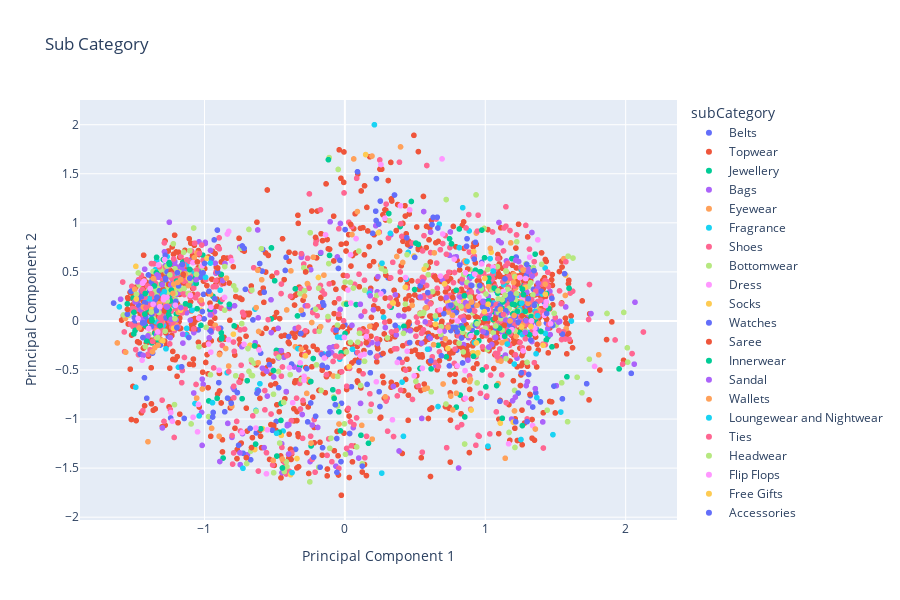

Here is the notebook cell this chart was saved with:
### Code cell
fig = px.scatter(train, x=0, y=1, color="subCategory", title='Sub Category', height=600, labels={
                     "0": "Principal Component 1",
                     "1": "Principal Component 2"})
fig.show()

### Figure 1 — Plotly figure (JSON) as saved in the notebook; plotly's stock layout.template omitted (floating-point values rounded to 4 significant figures; data arrays with more than 128 entries replaced by an {"elided": "..."} marker saying what was removed)
{"data": [{"hovertemplate": "subCategory=Belts<br>Principal Component 1=%{x}<br>Principal Component 2=%{y}<extra></extra>", "legendgroup": "Belts", "marker": {"color": "#636efa", "symbol": "circle"}, "mode": "markers", "name": "Belts", "showlegend": true, "type": "scattergl", "x": {"elided": "610 float values"}, "xaxis": "x", "y": {"elided": "610 float values"}, "yaxis": "y"}, {"hovertemplate": "subCategory=Topwear<br>Principal Component 1=%{x}<br>Principal Component 2=%{y}<extra></extra>", "legendgroup": "Topwear", "marker": {"color": "#EF553B", "symbol": "circle"}, "mode": "markers", "name": "Topwear", "showlegend": true, "type": "scattergl", "x": {"elided": "10041 float values"}, "xaxis": "x", "y": {"elided": "10041 float values"}, "yaxis": "y"}, {"hovertemplate": "subCategory=Jewellery<br>Principal Component 1=%{x}<br>Principal Component 2=%{y}<extra></extra>", "legendgroup": "Jewellery", "marker": {"color": "#00cc96", "symbol": "circle"}, "mode": "markers", "name": "Jewellery", "showlegend": true, "type": "scattergl", "x": {"elided": "620 float values"}, "xaxis": "x", "y": {"elided": "620 float values"}, "yaxis": "y"}, {"hovertemplate": "subCategory=Bags<br>Principal Component 1=%{x}<br>Principal Component 2=%{y}<extra></extra>", "legendgroup": "Bags", "marker": {"color": "#ab63fa", "symbol": "circle"}, "mode": "markers", "name": "Bags", "showlegend": true, "type": "scattergl", "x": {"elided": "2050 float values"}, "xaxis": "x", "y": {"elided": "2050 float values"}, "yaxis": "y"}, {"hovertemplate": "subCategory=Eyewear<br>Principal Component 1=%{x}<br>Principal Component 2=%{y}<extra></extra>", "legendgroup": "Eyewear", "marker": {"color": "#FFA15A", "symbol": "circle"}, "mode": "markers", "name": "Eyewear", "showlegend": true, "type": "scattergl", "x": {"elided": "773 float values"}, "xaxis": "x", "y": {"elided": "773 float values"}, "yaxis": "y"}, {"hovertemplate": "subCategory=Fragrance<br>Principal Component 1=%{x}<br>Principal Component 2=%{y}<extra></extra>", "legendgroup": "Fragrance", "marker": {"color": "#19d3f3", "symbol": "circle"}, "mode": "markers", "name": "Fragrance", "showlegend": true, "type": "scattergl", "x": {"elided": "729 float values"}, "xaxis": "x", "y": {"elided": "729 float values"}, "yaxis": "y"}, {"hovertemplate": "subCategory=Shoes<br>Principal Component 1=%{x}<br>Principal Component 2=%{y}<extra></extra>", "legendgroup": "Shoes", "marker": {"color": "#FF6692", "symbol": "circle"}, "mode": "markers", "name": "Shoes", "showlegend": true, "type": "scattergl", "x": {"elided": "4745 float values"}, "xaxis": "x", "y": {"elided": "4745 float values"}, "yaxis": "y"}, {"hovertemplate": "subCategory=Bottomwear<br>Principal Component 1=%{x}<br>Principal Component 2=%{y}<extra></extra>", "legendgroup": "Bottomwear", "marker": {"color": "#B6E880", "symbol": "circle"}, "mode": "markers", "name": "Bottomwear", "showlegend": true, "type": "scattergl", "x": {"elided": "1865 float values"}, "xaxis": "x", "y": {"elided": "1865 float values"}, "yaxis": "y"}, {"hovertemplate": "subCategory=Dress<br>Principal Component 1=%{x}<br>Principal Component 2=%{y}<extra></extra>", "legendgroup": "Dress", "marker": {"color": "#FF97FF", "symbol": "circle"}, "mode": "markers", "name": "Dress", "showlegend": true, "type": "scattergl", "x": {"elided": "270 float values"}, "xaxis": "x", "y": {"elided": "270 float values"}, "yaxis": "y"}, {"hovertemplate": "subCategory=Socks<br>Principal Component 1=%{x}<br>Principal Component 2=%{y}<extra></extra>", "legendgroup": "Socks", "marker": {"color": "#FECB52", "symbol": "circle"}, "mode": "markers", "name": "Socks", "showlegend": true, "type": "scattergl", "x": {"elided": "450 float values"}, "xaxis": "x", "y": {"elided": "450 float values"}, "yaxis": "y"}, {"hovertemplate": "subCategory=Watches<br>Principal Component 1=%{x}<br>Principal Component 2=%{y}<extra></extra>", "legendgroup": "Watches", "marker": {"color": "#636efa", "symbol": "circle"}, "mode": "markers", "name": "Watches", "showlegend": true, "type": "scattergl", "x": {"elided": "1839 float values"}, "xaxis": "x", "y": {"elided": "1839 float values"}, "yaxis": "y"}, {"hovertemplate": "subCategory=Saree<br>Principal Component 1=%{x}<br>Principal Component 2=%{y}<extra></extra>", "legendgroup": "Saree", "marker": {"color": "#EF553B", "symbol": "circle"}, "mode": "markers", "name": "Saree", "showlegend": true, "type": "scattergl", "x": {"elided": "265 float values"}, "xaxis": "x", "y": {"elided": "265 float values"}, "yaxis": "y"}, {"hovertemplate": "subCategory=Innerwear<br>Principal Component 1=%{x}<br>Principal Component 2=%{y}<extra></extra>", "legendgroup": "Innerwear", "marker": {"color": "#00cc96", "symbol": "circle"}, "mode": "markers", "name": "Innerwear", "showlegend": true, "type": "scattergl", "x": {"elided": "1194 float values"}, "xaxis": "x", "y": {"elided": "1194 float values"}, "yaxis": "y"}, {"hovertemplate": "subCategory=Sandal<br>Principal Component 1=%{x}<br>Principal Component 2=%{y}<extra></extra>", "legendgroup": "Sandal", "marker": {"color": "#ab63fa", "symbol": "circle"}, "mode": "markers", "name": "Sandal", "showlegend": true, "type": "scattergl", "x": {"elided": "651 float values"}, "xaxis": "x", "y": {"elided": "651 float values"}, "yaxis": "y"}, {"hovertemplate": "subCategory=Wallets<br>Principal Component 1=%{x}<br>Principal Component 2=%{y}<extra></extra>", "legendgroup": "Wallets", "marker": {"color": "#FFA15A", "symbol": "circle"}, "mode": "markers", "name": "Wallets", "showlegend": true, "type": "scattergl", "x": {"elided": "692 float values"}, "xaxis": "x", "y": {"elided": "692 float values"}, "yaxis": "y"}, {"hovertemplate": "subCategory=Loungewear and Nightwear<br>Principal Component 1=%{x}<br>Principal Component 2=%{y}<extra></extra>", "legendgroup": "Loungewear and Nightwear", "marker": {"color": "#19d3f3", "symbol": "circle"}, "mode": "markers", "name": "Loungewear and Nightwear", "showlegend": true, "type": "scattergl", "x": {"elided": "282 float values"}, "xaxis": "x", "y": {"elided": "282 float values"}, "yaxis": "y"}, {"hovertemplate": "subCategory=Ties<br>Principal Component 1=%{x}<br>Principal Component 2=%{y}<extra></extra>", "legendgroup": "Ties", "marker": {"color": "#FF6692", "symbol": "circle"}, "mode": "markers", "name": "Ties", "showlegend": true, "type": "scattergl", "x": {"elided": "165 float values"}, "xaxis": "x", "y": {"elided": "165 float values"}, "yaxis": "y"}, {"hovertemplate": "subCategory=Headwear<br>Principal Component 1=%{x}<br>Principal Component 2=%{y}<extra></extra>", "legendgroup": "Headwear", "marker": {"color": "#B6E880", "symbol": "circle"}, "mode": "markers", "name": "Headwear", "showlegend": true, "type": "scattergl", "x": {"elided": "227 float values"}, "xaxis": "x", "y": {"elided": "227 float values"}, "yaxis": "y"}, {"hovertemplate": "subCategory=Flip Flops<br>Principal Component 1=%{x}<br>Principal Component 2=%{y}<extra></extra>", "legendgroup": "Flip Flops", "marker": {"color": "#FF97FF", "symbol": "circle"}, "mode": "markers", "name": "Flip Flops", "showlegend": true, "type": "scattergl", "x": {"elided": "598 float values"}, "xaxis": "x", "y": {"elided": "598 float values"}, "yaxis": "y"}, {"hovertemplate": "subCategory=Free Gifts<br>Principal Component 1=%{x}<br>Principal Component 2=%{y}<extra></extra>", "legendgroup": "Free Gifts", "marker": {"color": "#FECB52", "symbol": "circle"}, "mode": "markers", "name": "Free Gifts", "showlegend": true, "type": "scattergl", "x": [1.325, 0.9472, -1.486, 0.9936, 0.9367, 0.9975, 1.02, 1.257, null, null, null, null, null, null, null, null, null, null, null, null, null, null, null, null, null, null, null, null, null, null, null, null, null, null, null, null, null, null, null, null, null, null, null, null, null, null, null, null, null, null, null, null, null, null, null, null, null, null, null, null, null, null, null, null, null, null, null, null, null, null, null, null, null, null, null, null, null, null, null, null], "xaxis": "x", "y": [-0.0565, -0.3245, 0.2235, 0.09478, -0.2237, 0.4335, 0.1713, -0.06115, null, null, null, null, null, null, null, null, null, null, null, null, null, null, null, null, null, null, null, null, null, null, null, null, null, null, null, null, null, null, null, null, null, null, null, null, null, null, null, null, null, null, null, null, null, null, null, null, null, null, null, null, null, null, null, null, null, null, null, null, null, null, null, null, null, null, null, null, null, null, null, null], "yaxis": "y"}, {"hovertemplate": "subCategory=Accessories<br>Principal Component 1=%{x}<br>Principal Component 2=%{y}<extra></extra>", "legendgroup": "Accessories", "marker": {"color": "#636efa", "symbol": "circle"}, "mode": "markers", "name": "Accessories", "showlegend": true, "type": "scattergl", "x": [0.7546, 1.349, -0.03598, -0.1503, 0.4976, -1.158, 1.307, 0.8668, -1.438, 0.8383, -0.265, null, null, null, null, null, null, null, null, null, null, null, null, null, null, null, null, null, null, null, null, null, null, null, null, null, null, null, null, null, null, null, null, null, null, null, null, null, null, null, null, null, null, null, null, null, null, null, null, null, null, null, null, null, null, null, null, null, null, null, null, null, null, null, null, null, null, null, null, null, null, null, null, null, null, null, null, null, null, null, null, null, null, null, null, null, null, null], "xaxis": "x", "y": [0.1607, 0.1576, 0.6182, 0.1597, 0.6481, 0.5764, 0.2272, 0.7612, -0.1691, -0.4284, -1.029, null, null, null, null, null, null, null, null, null, null, null, null, null, null, null, null, null, null, null, null, null, null, null, null, null, null, null, null, null, null, null, null, null, null, null, null, null, null, null, null, null, null, null, null, null, null, null, null, null, null, null, null, null, null, null, null, null, null, null, null, null, null, null, null, null, null, null, null, null, null, null, null, null, null, null, null, null, null, null, null, null, null, null, null, null, null, null], "yaxis": "y"}, {"hovertemplate": "subCategory=Scarves<br>Principal Component 1=%{x}<br>Principal Component 2=%{y}<extra></extra>", "legendgroup": "Scarves", "marker": {"color": "#EF553B", "symbol": "circle"}, "mode": "markers", "name": "Scarves", "showlegend": true, "type": "scattergl", "x": [-1.05, 0.1516, 0.7685, -1.152, 0.7725, 0.04109, 0.3659, 1.136, 1.07, null, null, null, null, null, null, null, null, null, null, null, null, null, null, null, null, null, null, null, null, null, null, null, null, null, null, null, null, null, null, null, null, null, null, null, null, null, null, null, null, null, null, null, null, null, null, null, null, null, null, null, null, null, null, null, null, null, null, null, null, null, null, null, null, null, null, null, null, null, null, null, null, null, null, null, null, null, null, null, null, null, null, null, null, null, null, null], "xaxis": "x", "y": [0.6015, -0.2222, 0.2406, 0.4745, 0.9631, 0.9838, 0.9209, -0.04283, 0.02235, null, null, null, null, null, null, null, null, null, null, null, null, null, null, null, null, null, null, null, null, null, null, null, null, null, null, null, null, null, null, null, null, null, null, null, null, null, null, null, null, null, null, null, null, null, null, null, null, null, null, null, null, null, null, null, null, null, null, null, null, null, null, null, null, null, null, null, null, null, null, null, null, null, null, null, null, null, null, null, null, null, null, null, null, null, null, null], "yaxis": "y"}, {"hovertemplate": "subCategory=Stoles<br>Principal Component 1=%{x}<br>Principal Component 2=%{y}<extra></extra>", "legendgroup": "Stoles", "marker": {"color": "#00cc96", "symbol": "circle"}, "mode": "markers", "name": "Stoles", "showlegend": true, "type": "scattergl", "x": [0.8512, 1.138, 1.168, 0.7932, 0.9965, 1.397, null, null, null, null, null, null, null, null, null, null, null, null, null, null, null, null, null, null, null, null, null, null, null, null, null, null, null, null, null, null, null, null, null, null, null, null, null, null, null, null, null, null, null, null, null, null, null, null, null, null, null, null, null, null, null, null, null, null, null, null, null, null, null, null, null], "xaxis": "x", "y": [0.2573, -0.156, -0.1116, 0.3136, 0.02526, -0.1074, null, null, null, null, null, null, null, null, null, null, null, null, null, null, null, null, null, null, null, null, null, null, null, null, null, null, null, null, null, null, null, null, null, null, null, null, null, null, null, null, null, null, null, null, null, null, null, null, null, null, null, null, null, null, null, null, null, null, null, null, null, null, null, null, null], "yaxis": "y"}, {"hovertemplate": "subCategory=Makeup<br>Principal Component 1=%{x}<br>Principal Component 2=%{y}<extra></extra>", "legendgroup": "Makeup", "marker": {"color": "#ab63fa", "symbol": "circle"}, "mode": "markers", "name": "Makeup", "showlegend": true, "type": "scattergl", "x": [2.066, 1.216, -0.3995, null, null, null, null, null, null, null, null, null, null, null, null, null, null, null, null, null, null], "xaxis": "x", "y": [0.1908, 0.6181, -1.058, null, null, null, null, null, null, null, null, null, null, null, null, null, null, null, null, null, null], "yaxis": "y"}, {"hovertemplate": "subCategory=Water Bottle<br>Principal Component 1=%{x}<br>Principal Component 2=%{y}<extra></extra>", "legendgroup": "Water Bottle", "marker": {"color": "#FFA15A", "symbol": "circle"}, "mode": "markers", "name": "Water Bottle", "showlegend": true, "type": "scattergl", "x": [-1.331, null, null, null], "xaxis": "x", "y": [-0.2478, null, null, null], "yaxis": "y"}, {"hovertemplate": "subCategory=Perfumes<br>Principal Component 1=%{x}<br>Principal Component 2=%{y}<extra></extra>", "legendgroup": "Perfumes", "marker": {"color": "#19d3f3", "symbol": "circle"}, "mode": "markers", "name": "Perfumes", "showlegend": true, "type": "scattergl", "x": [1.26, 1.056, null, null, null, null], "xaxis": "x", "y": [0.1817, 0.5083, null, null, null, null], "yaxis": "y"}, {"hovertemplate": "subCategory=Apparel Set<br>Principal Component 1=%{x}<br>Principal Component 2=%{y}<extra></extra>", "legendgroup": "Apparel Set", "marker": {"color": "#FF6692", "symbol": "circle"}, "mode": "markers", "name": "Apparel Set", "showlegend": true, "type": "scattergl", "x": [-1.378, -1.417, -1.233, 1.524, -0.1311, -1.377, null, null, null, null, null, null, null, null, null, null, null, null, null, null, null, null, null, null, null, null, null, null, null, null, null, null, null, null, null, null, null, null, null, null, null, null, null, null, null, null, null, null, null, null, null, null, null, null, null, null, null, null, null, null, null, null, null, null, null, null, null, null, null, null, null, null, null, null, null, null, null, null, null], "xaxis": "x", "y": [0.5849, 0.1366, 0.4746, -0.09731, -0.5467, 0.2768, null, null, null, null, null, null, null, null, null, null, null, null, null, null, null, null, null, null, null, null, null, null, null, null, null, null, null, null, null, null, null, null, null, null, null, null, null, null, null, null, null, null, null, null, null, null, null, null, null, null, null, null, null, null, null, null, null, null, null, null, null, null, null, null, null, null, null, null, null, null, null, null, null], "yaxis": "y"}, {"hovertemplate": "subCategory=Lips<br>Principal Component 1=%{x}<br>Principal Component 2=%{y}<extra></extra>", "legendgroup": "Lips", "marker": {"color": "#B6E880", "symbol": "circle"}, "mode": "markers", "name": "Lips", "showlegend": true, "type": "scattergl", "x": [-0.4359, -1.247, -0.6901, null, null, null, null, null, null, null, null, null, null, null, null, null, null, null, null, null, null, null, null, null, null, null, null, null, null], "xaxis": "x", "y": [-0.8308, 0.469, -0.2815, null, null, null, null, null, null, null, null, null, null, null, null, null, null, null, null, null, null, null, null, null, null, null, null, null, null], "yaxis": "y"}, {"hovertemplate": "subCategory=Wristbands<br>Principal Component 1=%{x}<br>Principal Component 2=%{y}<extra></extra>", "legendgroup": "Wristbands", "marker": {"color": "#FF97FF", "symbol": "circle"}, "mode": "markers", "name": "Wristbands", "showlegend": true, "type": "scattergl", "x": [0.2847, null, null], "xaxis": "x", "y": [1.046, null, null], "yaxis": "y"}, {"hovertemplate": "subCategory=Sports Equipment<br>Principal Component 1=%{x}<br>Principal Component 2=%{y}<extra></extra>", "legendgroup": "Sports Equipment", "marker": {"color": "#FECB52", "symbol": "circle"}, "mode": "markers", "name": "Sports Equipment", "showlegend": true, "type": "scattergl", "x": [1.428, null, null, null, null, null, null, null, null, null, null, null, null, null, null, null], "xaxis": "x", "y": [0.272, null, null, null, null, null, null, null, null, null, null, null, null, null, null, null], "yaxis": "y"}, {"hovertemplate": "subCategory=Cufflinks<br>Principal Component 1=%{x}<br>Principal Component 2=%{y}<extra></extra>", "legendgroup": "Cufflinks", "marker": {"color": "#636efa", "symbol": "circle"}, "mode": "markers", "name": "Cufflinks", "showlegend": true, "type": "scattergl", "x": [-1.01, 0.9039, null, null, null, null, null, null, null, null, null, null, null, null, null, null, null, null, null, null, null, null, null, null, null, null, null, null, null, null, null, null, null, null, null, null, null, null], "xaxis": "x", "y": [0.4903, 0.3608, null, null, null, null, null, null, null, null, null, null, null, null, null, null, null, null, null, null, null, null, null, null, null, null, null, null, null, null, null, null, null, null, null, null, null, null], "yaxis": "y"}, {"hovertemplate": "subCategory=Mufflers<br>Principal Component 1=%{x}<br>Principal Component 2=%{y}<extra></extra>", "legendgroup": "Mufflers", "marker": {"color": "#EF553B", "symbol": "circle"}, "mode": "markers", "name": "Mufflers", "showlegend": true, "type": "scattergl", "x": [0.163, null, null, null, null, null, null, null, null, null, null, null, null, null, null, null, null, null, null, null, null, null, null, null, null, null, null, null, null, null, null], "xaxis": "x", "y": [0.9172, null, null, null, null, null, null, null, null, null, null, null, null, null, null, null, null, null, null, null, null, null, null, null, null, null, null, null, null, null, null], "yaxis": "y"}, {"hovertemplate": "subCategory=Gloves<br>Principal Component 1=%{x}<br>Principal Component 2=%{y}<extra></extra>", "legendgroup": "Gloves", "marker": {"color": "#00cc96", "symbol": "circle"}, "mode": "markers", "name": "Gloves", "showlegend": true, "type": "scattergl", "x": [null, null, null, null, null, null, null, null, null, null, null, null, null], "xaxis": "x", "y": [null, null, null, null, null, null, null, null, null, null, null, null, null], "yaxis": "y"}, {"hovertemplate": "subCategory=Nails<br>Principal Component 1=%{x}<br>Principal Component 2=%{y}<extra></extra>", "legendgroup": "Nails", "marker": {"color": "#ab63fa", "symbol": "circle"}, "mode": "markers", "name": "Nails", "showlegend": true, "type": "scattergl", "x": [null, null, null, null, null, null, null, null, null], "xaxis": "x", "y": [null, null, null, null, null, null, null, null, null], "yaxis": "y"}, {"hovertemplate": "subCategory=Eyes<br>Principal Component 1=%{x}<br>Principal Component 2=%{y}<extra></extra>", "legendgroup": "Eyes", "marker": {"color": "#FFA15A", "symbol": "circle"}, "mode": "markers", "name": "Eyes", "showlegend": true, "type": "scattergl", "x": [null, null, null, null, null, null, null], "xaxis": "x", "y": [null, null, null, null, null, null, null], "yaxis": "y"}, {"hovertemplate": "subCategory=Umbrellas<br>Principal Component 1=%{x}<br>Principal Component 2=%{y}<extra></extra>", "legendgroup": "Umbrellas", "marker": {"color": "#19d3f3", "symbol": "circle"}, "mode": "markers", "name": "Umbrellas", "showlegend": true, "type": "scattergl", "x": [null, null, null, null], "xaxis": "x", "y": [null, null, null, null], "yaxis": "y"}, {"hovertemplate": "subCategory=Vouchers<br>Principal Component 1=%{x}<br>Principal Component 2=%{y}<extra></extra>", "legendgroup": "Vouchers", "marker": {"color": "#FF6692", "symbol": "circle"}, "mode": "markers", "name": "Vouchers", "showlegend": true, "type": "scattergl", "x": [null], "xaxis": "x", "y": [null], "yaxis": "y"}, {"hovertemplate": "subCategory=Bath and Body<br>Principal Component 1=%{x}<br>Principal Component 2=%{y}<extra></extra>", "legendgroup": "Bath and Body", "marker": {"color": "#B6E880", "symbol": "circle"}, "mode": "markers", "name": "Bath and Body", "showlegend": true, "type": "scattergl", "x": [null], "xaxis": "x", "y": [null], "yaxis": "y"}, {"hovertemplate": "subCategory=Sports Accessories<br>Principal Component 1=%{x}<br>Principal Component 2=%{y}<extra></extra>", "legendgroup": "Sports Accessories", "marker": {"color": "#FF97FF", "symbol": "circle"}, "mode": "markers", "name": "Sports Accessories", "showlegend": true, "type": "scattergl", "x": [null], "xaxis": "x", "y": [null], "yaxis": "y"}, {"hovertemplate": "subCategory=Home Furnishing<br>Principal Component 1=%{x}<br>Principal Component 2=%{y}<extra></extra>", "legendgroup": "Home Furnishing", "marker": {"color": "#FECB52", "symbol": "circle"}, "mode": "markers", "name": "Home Furnishing", "showlegend": true, "type": "scattergl", "x": [null], "xaxis": "x", "y": [null], "yaxis": "y"}], "layout": {"height": 600, "legend": {"title": {"text": "subCategory"}, "tracegroupgap": 0}, "title": {"text": "Sub Category"}, "xaxis": {"anchor": "y", "domain": [0, 1], "title": {"text": "Principal Component 1"}}, "yaxis": {"anchor": "x", "domain": [0, 1], "title": {"text": "Principal Component 2"}}}}
